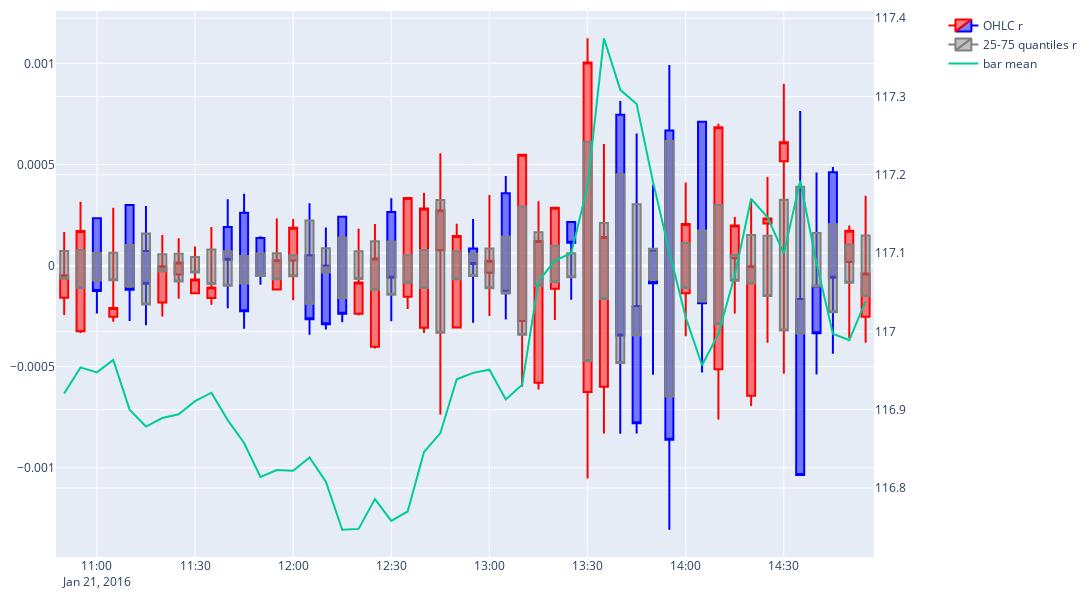
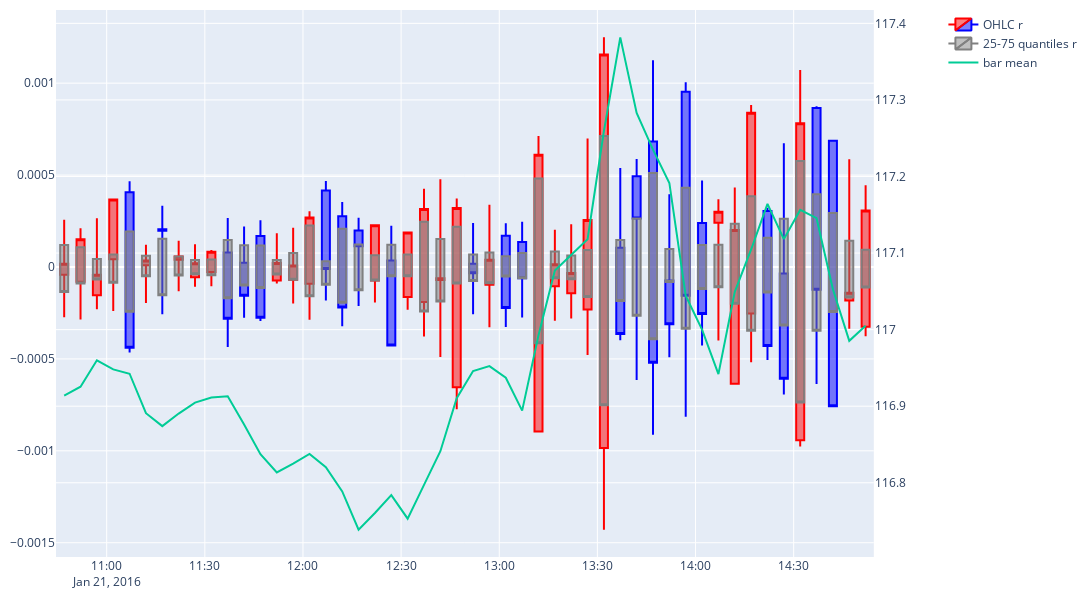

The notebook cell saved with these charts, in order:
### Code cell
# Fig4
fig4 = make_subplots(specs=[[{"secondary_y": True}]])
fig4.add_trace(go.Candlestick(x=df_5m_aux[5050:5100].index,
                open=df_5m['first_r'][5050:5100],
                high=df_5m['max_r'][5050:5100],
                low=df_5m['min_r'][5050:5100],
                close=df_5m['last_r'][5050:5100],
                increasing_line_color= 'red', decreasing_line_color= 'blue',
                name="OHLC r"))
fig4.add_trace(go.Candlestick(x=df_5m[5050:5100].index,
                open=df_5m[5050:5100]['bar_quantile_75_r'],
                high=df_5m[5050:5100]['bar_quantile_75_r'],
                low=df_5m[5050:5100]['bar_quantile_25_r'],
                close=df_5m[5050:5100]['bar_quantile_25_r'],
                increasing_line_color= 'gray', decreasing_line_color= 'gray',
                name="25-75 quantiles r"))
fig4.add_trace(go.Scatter(
                x=df_5m[5050:5100].index,
                y=df_5m[5050:5100]['mean'],
                name="bar mean"),
                secondary_y=True)

fig4.update(layout_xaxis_rangeslider_visible=False)
fig4.update_layout(
    autosize=False,
    width=1200,
    height=600,
    margin=dict(l=10,r=10,b=10,t=10))
fig4.show()

# Fig5
fig5 = make_subplots(specs=[[{"secondary_y": True}]])
fig5.add_trace(go.Candlestick(x=df_5m_sft2[5050:5100].index,
                open=df_5m_sft2['first_r'][5050:5100],
                high=df_5m_sft2['max_r'][5050:5100],
                low=df_5m_sft2['min_r'][5050:5100],
                close=df_5m_sft2['last_r'][5050:5100],
                increasing_line_color= 'red', decreasing_line_color= 'blue',
                name="OHLC r"))
fig5.add_trace(go.Candlestick(x=df_5m_sft2[5050:5100].index,
                open=df_5m_sft2[5050:5100]['bar_quantile_75_r'],
                high=df_5m_sft2[5050:5100]['bar_quantile_75_r'],
                low=df_5m_sft2[5050:5100]['bar_quantile_25_r'],
                close=df_5m_sft2[5050:5100]['bar_quantile_25_r'],
                increasing_line_color= 'gray', decreasing_line_color= 'gray',
                name="25-75 quantiles r"))
fig5.add_trace(go.Scatter(
                x=df_5m_sft2[5050:5100].index,
                y=df_5m_sft2[5050:5100]['mean'],
                name="bar mean"),
                secondary_y=True)

fig5.update(layout_xaxis_rangeslider_visible=False)
fig5.update_layout(
    autosize=False,
    width=1200,
    height=600,
    margin=dict(l=10,r=10,b=10,t=10))
fig5.show()
